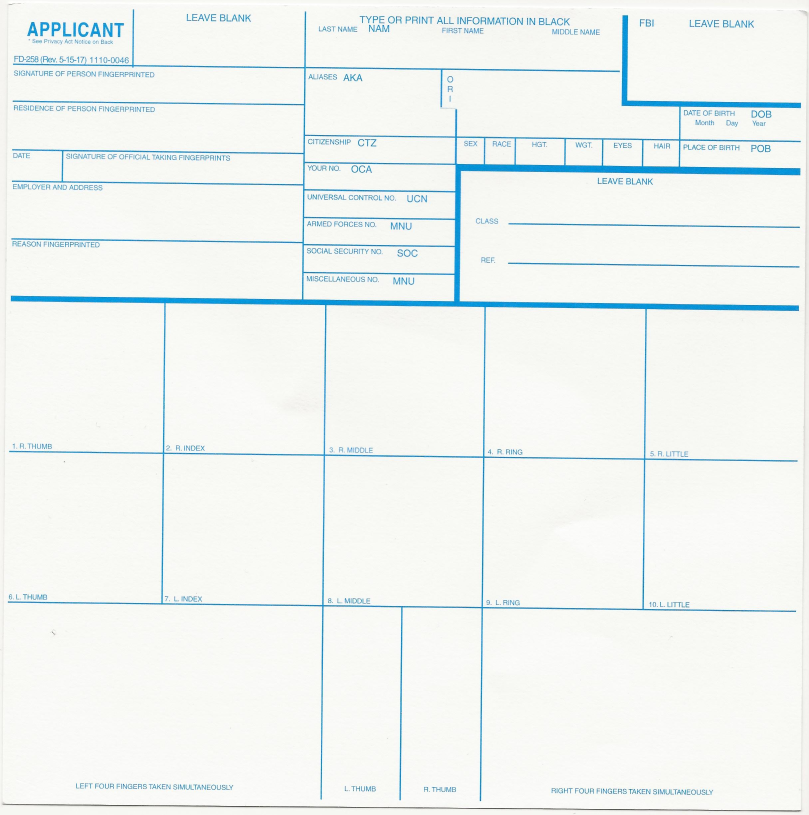
#> input picture test.png, 2426 x 2445 px (shown at 1/3 size)
$ python -i align.py   (imports and definitions only)
#> lines starting #> are read from the running program, lines starting #| are printed output that depends on the picture; after the words box and inside, x2 and y2 are one past the last pixel; in counts of white or black regions, pixels touching at a corner belong together
#> further down, picture is the input picture: shape (2445, 2426, 3); mean B, G, R 242.4, 244.5, 239.6
import cv2
import imutils
import numpy as np


def order_points(pts):
	rect = np.zeros((4, 2), dtype = "float32")
	s = pts.sum(axis = 1)
	rect[0] = pts[np.argmin(s)]
	rect[2] = pts[np.argmax(s)]
	diff = np.diff(pts, axis = 1)
	rect[1] = pts[np.argmin(diff)]
	rect[3] = pts[np.argmax(diff)]
	return rect

def four_point_transform(image, pts):
	rect = order_points(pts)
	(tl, tr, br, bl) = rect
	widthA = np.sqrt(((br[0] - bl[0]) ** 2) + ((br[1] - bl[1]) ** 2))
	widthB = np.sqrt(((tr[0] - tl[0]) ** 2) + ((tr[1] - tl[1]) ** 2))
	maxWidth = max(int(widthA), int(widthB))
	heightA = np.sqrt(((tr[0] - br[0]) ** 2) + ((tr[1] - br[1]) ** 2))
	heightB = np.sqrt(((tl[0] - bl[0]) ** 2) + ((tl[1] - bl[1]) ** 2))
	maxHeight = max(int(heightA), int(heightB))
	dst = np.array([
		[0, 0],
		[maxWidth - 1, 0],
		[maxWidth - 1, maxHeight - 1],
		[0, maxHeight - 1]], dtype = "float32")
	M = cv2.getPerspectiveTransform(rect, dst)
	warped = cv2.warpPerspective(image, M, (maxWidth, maxHeight))
	return warped

def GetEFT(img):
    ratio = img.shape[0]/500.0
#> ratio = 4.89
    orig = img.copy()
    img = imutils.resize(img, height=500)
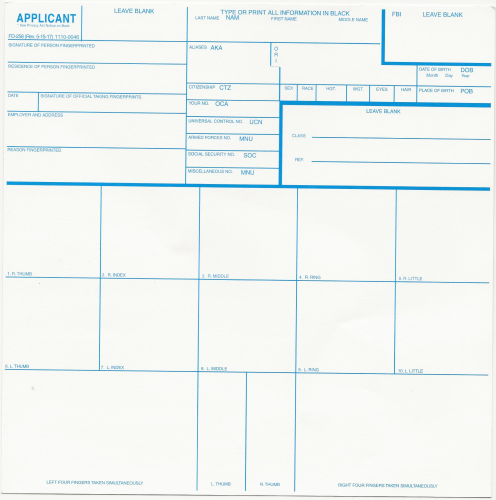
#> img: shape (500, 496, 3); mean of channels 0, 1, 2 242.4, 244.5, 239.6; drawn as B, G, R
    gray = cv2.cvtColor(img, cv2.COLOR_BGR2GRAY)
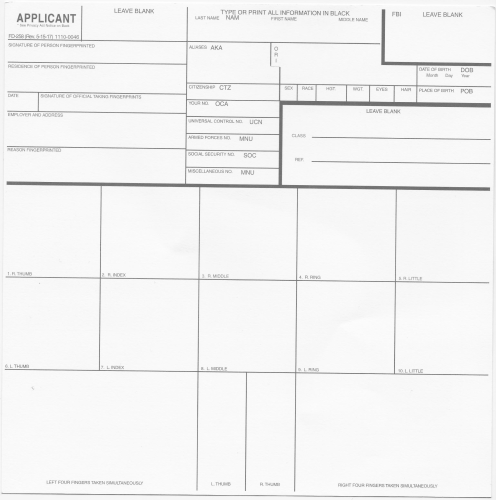
#> gray: shape (500, 496); min 109, max 255, mean 242.8
    # Repeated Closing operation to remove text from the document.
    kernel = np.ones((5, 5), np.uint8)
    img = cv2.morphologyEx(img, cv2.MORPH_CLOSE, kernel, iterations=1)
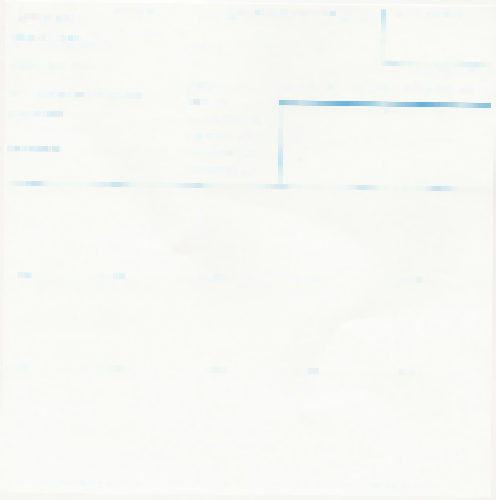
#> img: shape (500, 496, 3); mean of channels 0, 1, 2 245.3, 249.2, 248; drawn as B, G, R
    gray = cv2.GaussianBlur(img, (5,5),0)
#> gray: shape (500, 496, 3)
    edged = cv2.Canny(gray, 0, 200)
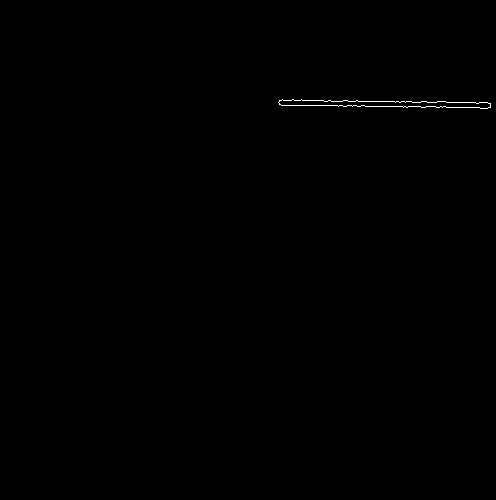
#> edged: shape (500, 496); 0.17% white in thin lines or dots, all inside (x1, y1, x2, y2) = (278, 99, 491, 109)
    cnts = cv2.findContours(edged.copy(), cv2.RETR_LIST, cv2.CHAIN_APPROX_SIMPLE)
#> cnts = 2 contours; box (x1, y1, x2, y2) and area: (278, 99, 491, 109) 1030, (278, 99, 491, 109) 1028
    cnts = imutils.grab_contours(cnts)
    cnts = sorted(cnts, key=cv2.contourArea, reverse=True)[:5]

    for c in cnts:
        peri = cv2.arcLength(c,True)
        approx = cv2.approxPolyDP(c,0.02 * peri, True)
        if(len(approx)==4):
            screenCnt=approx
            break
#> this loop made 2 passes
#> (peri, approx) on passes 1 to 2: (451.5, [[278, 102], [490, 107]]), (449.2, [[278, 102], [490, 106]])
#> (the run stopped early here; a loop or call above may not have finished)
